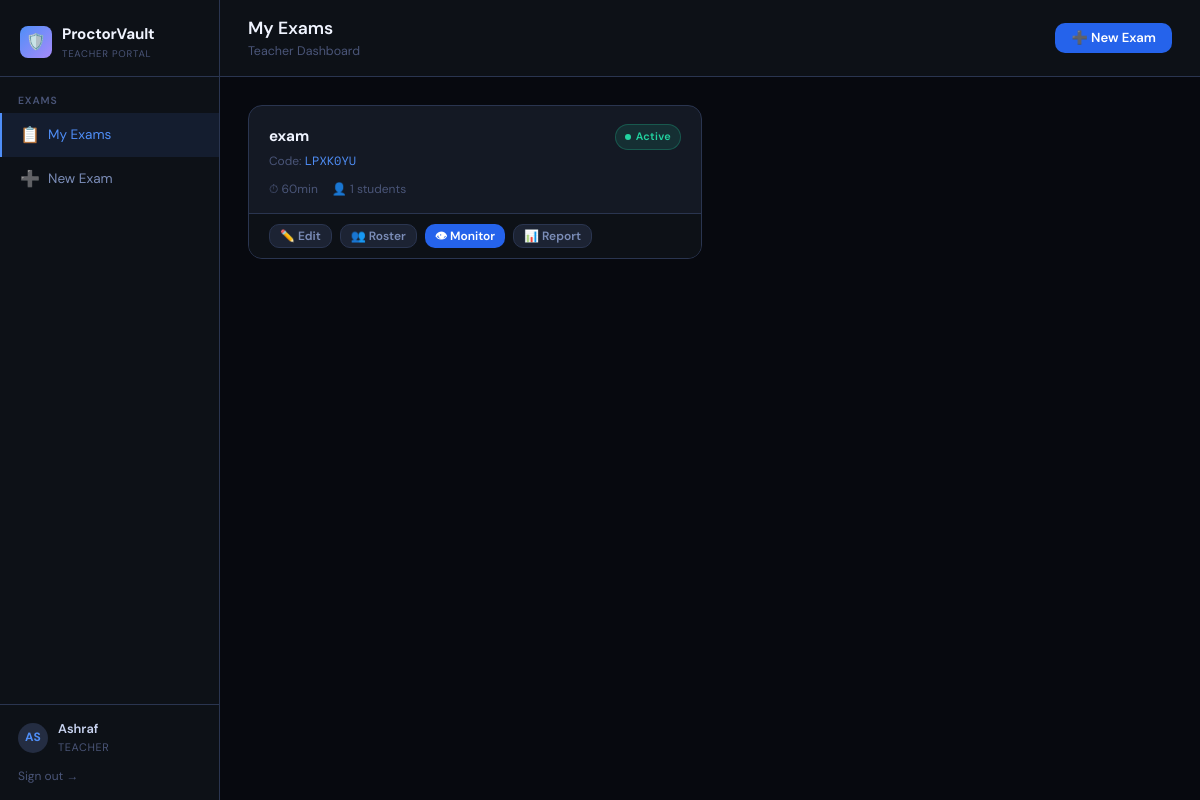
Page /teacher (signed in) on the committed database.
### tables this page shows
CREATE TABLE exams (
        id TEXT PRIMARY KEY, title TEXT NOT NULL, description TEXT,
        teacher_id INTEGER NOT NULL, exam_code TEXT UNIQUE NOT NULL,
        duration_mins INTEGER DEFAULT 60, max_attempts INTEGER DEFAULT 1,
        shuffle_q INTEGER DEFAULT 1,
        status TEXT DEFAULT 'draft' CHECK(status IN ('draft','active','closed')),
        created_at TEXT DEFAULT (datetime('now')),
        starts_at TEXT, ends_at TEXT,
        face_verify_enabled INTEGER DEFAULT 0,
        face_verify_thresh REAL DEFAULT 0.72,
        face_fail_limit INTEGER DEFAULT 3,
        FOREIGN KEY(teacher_id) REFERENCES users(id)
    );

### server.py (the view)
@app.route("/teacher")
@login_required(["teacher","admin"])
def teacher_dashboard():
    uid=session["user_id"]
    exams=db_query("SELECT e.*,COUNT(es.id) as session_count FROM exams e LEFT JOIN exam_sessions es ON e.id=es.exam_id WHERE e.teacher_id=? GROUP BY e.id ORDER BY e.created_at DESC",(uid,))
    return render_template("teacher/dashboard.html",exams=exams,user=session)

### server.py (called while the page is built)
def get_db():
    c = sqlite3.connect(DB_PATH, check_same_thread=False)
    c.row_factory = sqlite3.Row
    return c

def db_query(sql, params=()):
    with db_lock:
        conn = get_db(); c = conn.cursor()
        c.execute(sql, params); rows = c.fetchall()
        conn.close(); return [dict(r) for r in rows]

def login_required(roles=None):
    def decorator(f):
        @wraps(f)
        def wrapper(*args, **kwargs):
            if 'user_id' not in session: return redirect(url_for('login_page'))
            if roles and session.get('role') not in roles: return redirect(url_for('dashboard'))
            return f(*args, **kwargs)
        return wrapper
    return decorator

### templates/teacher/dashboard.html (shortened to what this page needs)
{% extends "base.html" %}
{% block body %}
<div class="app-shell">
  <div class="sidebar">
    <div class="sidebar-logo">
      <div class="logo-mark">🛡️</div>
      <div><span>ProctorVault</span><sub>Teacher Portal</sub></div>
    </div>
    <div class="nav-section">
      <div class="nav-label">Exams</div>
      <a class="nav-item active" href="/teacher"><span class="icon">📋</span>My Exams</a>
      <a class="nav-item" href="/teacher/exam/new"><span class="icon">➕</span>New Exam</a>
    </div>
    <div class="sidebar-footer">
      <div class="sidebar-user">
        <div class="av" id="user-av">{{ user.name[:2].upper() }}</div>
        <div class="info">
          <div class="name">{{ user.name }}</div>
          <div class="role">{{ user.role }}</div>
        </div>
      </div>
      <a href="/logout" style="display:block;margin-top:10px;font-size:.75rem;color:var(--text3);">Sign out →</a>
    </div>
  </div>
  <div class="main-area">
    <div class="topbar">
      <div>
        <h2>My Exams</h2>
        <div class="breadcrumb">Teacher Dashboard</div>
      </div>
      <a href="/teacher/exam/new" class="btn btn-primary">➕ New Exam</a>
    </div>
    <div class="page-content">
      {% if exams %}
      <div style="display:grid;grid-template-columns:repeat(auto-fill,minmax(300px,1fr));gap:16px;">
        {% for exam in exams %}
        <div class="card" style="padding:0;overflow:hidden;">
          <div style="padding:18px 20px 14px;">
            <div style="display:flex;align-items:flex-start;justify-content:space-between;gap:8px;margin-bottom:8px;">
              <div>
                <div style="font-size:.95rem;font-weight:700;color:var(--text0);">{{ exam.title }}</div>
                <div style="font-size:.75rem;color:var(--text3);margin-top:3px;">Code: <span style="font-family:var(--mono);color:var(--accent);">{{ exam.exam_code }}</span></div>
              </div>
              {% if exam.status == 'active' %}
                <span class="badge badge-green"><span class="live-dot"></span>Active</span>
              {% elif exam.status == 'draft' %}
                <span class="badge badge-gray">Draft</span>
              {% else %}
                <span class="badge badge-red">Closed</span>
              {% endif %}
            </div>
            <div style="display:flex;gap:14px;font-size:.75rem;color:var(--text3);">
              <span>⏱ {{ exam.duration_mins }}min</span>
              <span>👤 {{ exam.session_count }} students</span>
            </div>
          </div>
          <div style="padding:10px 20px;border-top:1px solid var(--border);display:flex;gap:8px;background:var(--bg1);">
            <a href="/teacher/exam/{{ exam.id }}/edit"    class="btn btn-ghost btn-sm">✏️ Edit</a>
            <a href="/teacher/exam/{{ exam.id }}/roster"  class="btn btn-ghost btn-sm">👥 Roster</a>
            <a href="/teacher/exam/{{ exam.id }}/monitor" class="btn btn-primary btn-sm">👁 Monitor</a>
            <a href="/teacher/exam/{{ exam.id }}/report"  class="btn btn-ghost btn-sm">📊 Report</a>
          </div>
        </div>
        {% endfor %}
      </div>
      {% endif %}
    </div>
  </div>
</div>
{% endblock %}

### templates/base.html (style rules this page uses)
:root { --bg0: #07090f; --bg1: #0d1117; --bg2: #141924; --bg3: #1c2333; --bg4: #242d42; --border: #2a3550; --border2: #364060; --text0: #f0f4ff; --text1: #c8d3f0; --text2: #7b8db8; --text3: #4a5578; --accent: #4f8ef7; --accent2: #2563eb; --green: #22d3a0; --green2: #16a37a; --red: #f05a5a; --red2: #c93030; --amber: #f0a030; --amber2: #c07818; --purple: #a78bfa; --radius: 10px; --radius2: 14px; --shadow: 0 4px 24px rgba(0,0,0,.5); --font: 'DM Sans', sans-serif; --mono: 'Space Mono', monospace; }
*, *::before, *::after { box-sizing: border-box; margin:0; padding:0; }
html { scroll-behavior: smooth; }
body { font-family: var(--font); background: var(--bg0); color: var(--text1); min-height: 100vh; font-size: 15px; line-height: 1.6; overflow-x: hidden; }
a { color: var(--accent); text-decoration: none; }
.app-shell { display: flex; min-height: 100vh; }
.sidebar { width: 220px; min-width: 200px; background: var(--bg1); border-right: 1px solid var(--border); display: flex; flex-direction: column; position: sticky; top: 0; height: 100vh; overflow-y: auto; }
.sidebar-logo { padding: 22px 20px 14px; display: flex; align-items: center; gap: 10px; border-bottom: 1px solid var(--border); }
.sidebar-logo .logo-mark { width: 32px; height: 32px; border-radius: 8px; background: linear-gradient(135deg, var(--accent), var(--purple)); display: flex; align-items: center; justify-content: center; font-size: 16px; flex-shrink: 0; }
.sidebar-logo span { font-size: .95rem; font-weight: 700; color: var(--text0); letter-spacing: -.01em; }
.sidebar-logo sub { font-size: .6rem; color: var(--text3); display: block; letter-spacing: .08em; text-transform: uppercase; }
.nav-section { padding: 10px 0; }
.nav-label { padding: 6px 18px 4px; font-size: .65rem; font-weight: 600; color: var(--text3); text-transform: uppercase; letter-spacing: .08em; }
.nav-item { display: flex; align-items: center; gap: 10px; padding: 9px 18px; font-size: .85rem; color: var(--text2); cursor: pointer; transition: all .15s; border-left: 2px solid transparent; text-decoration: none; }
.nav-item.active { background: rgba(79,142,247,.1); color: var(--accent); border-left-color: var(--accent); }
.nav-item .icon { font-size: 1rem; width: 18px; text-align: center; }
.sidebar-footer { margin-top: auto; padding: 14px 18px; border-top: 1px solid var(--border); }
.sidebar-user { display: flex; align-items: center; gap: 10px; }
.sidebar-user .av { width: 30px; height: 30px; border-radius: 50%; background: var(--bg4); display: flex; align-items: center; justify-content: center; font-size: .75rem; font-weight: 700; color: var(--accent); flex-shrink: 0; }
.sidebar-user .info .name { font-size: .8rem; font-weight: 600; color: var(--text1); }
.sidebar-user .info .role { font-size: .68rem; color: var(--text3); text-transform: uppercase; letter-spacing: .06em; }
.main-area { flex: 1; display: flex; flex-direction: column; min-width: 0; overflow: auto; }
.topbar { background: var(--bg1); border-bottom: 1px solid var(--border); padding: 14px 28px; display: flex; align-items: center; justify-content: space-between; gap: 12px; position: sticky; top: 0; z-index: 40; }
.topbar h2 { font-size: 1.1rem; font-weight: 600; color: var(--text0); }
.topbar .breadcrumb { font-size: .78rem; color: var(--text3); }
.page-content { padding: 28px; flex: 1; }
.card { background: var(--bg2); border: 1px solid var(--border); border-radius: var(--radius2); padding: 20px; }
.btn { display: inline-flex; align-items: center; gap: 6px; padding: 8px 16px; border: none; border-radius: var(--radius); font-size: .82rem; font-weight: 600; cursor: pointer; transition: all .15s; font-family: var(--font); line-height: 1; white-space: nowrap; }
.btn-primary { background: var(--accent2); color: #fff; }
.btn-ghost { background: var(--bg3); color: var(--text2); border: 1px solid var(--border); }
.btn-sm { padding: 5px 10px; font-size: .75rem; }
.badge { display: inline-flex; align-items: center; gap: 5px; padding: 3px 9px; border-radius: 999px; font-size: .68rem; font-weight: 600; white-space: nowrap; letter-spacing: .03em; }
.badge-green { background: rgba(34,211,160,.12); color: var(--green); border: 1px solid rgba(34,211,160,.25); }
.live-dot { width: 6px; height: 6px; border-radius: 50%; background: currentColor; animation: blink 1.2s infinite; }

### rows in the picture
exams: title "exam", exam_code "LPXK0YU", status "active" (drawn), duration_mins "60", session_count "1"

### other values in the picture
{{ user.name[:2].upper() }} "AS"
{{ user.name }} "Ashraf"
{{ user.role }} "TEACHER"
